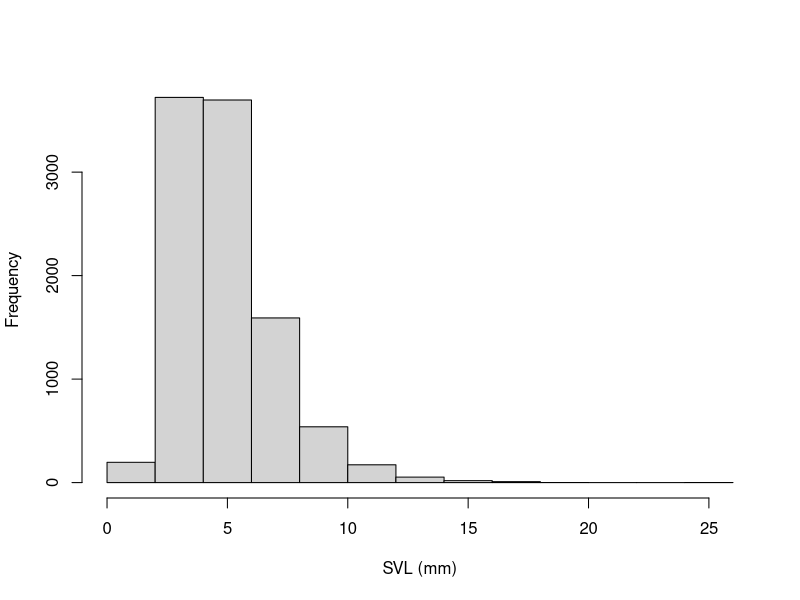
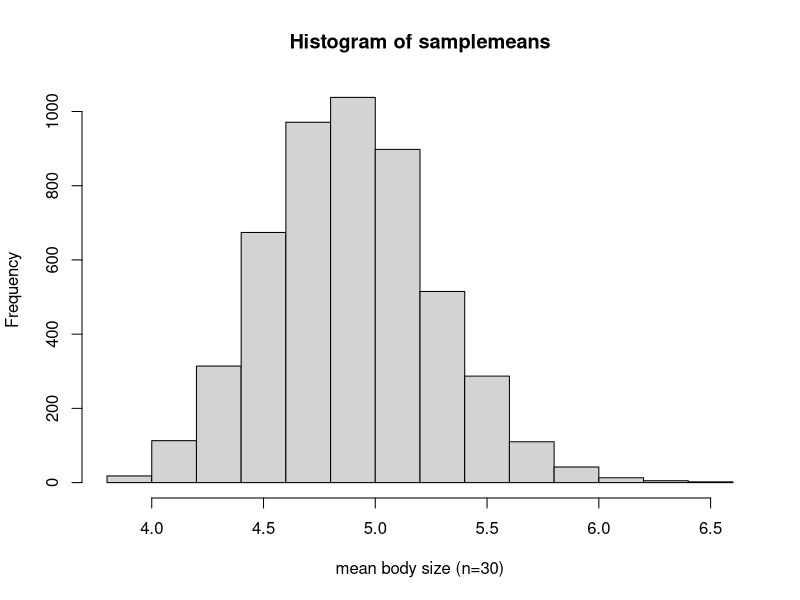
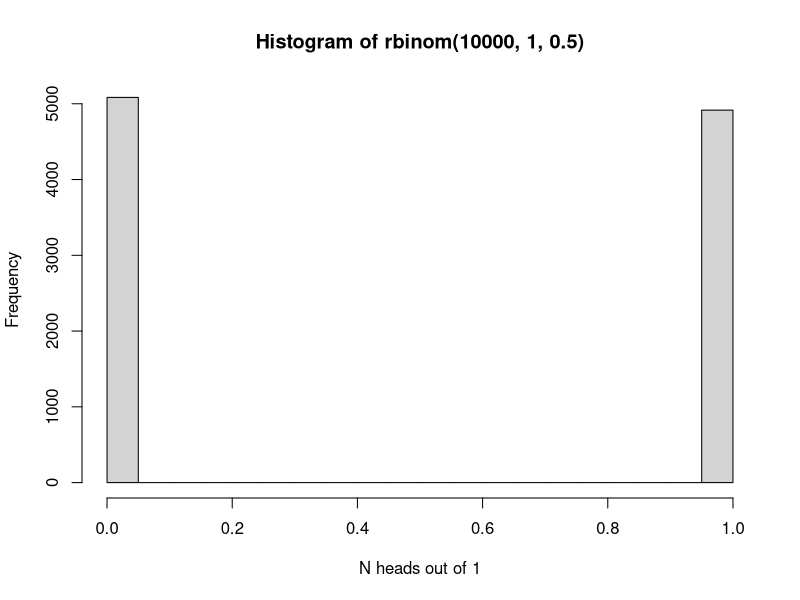
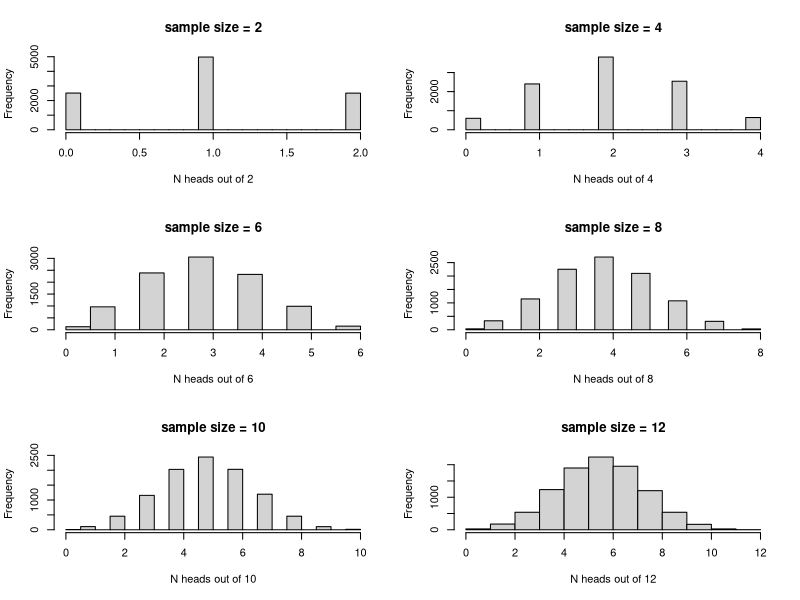
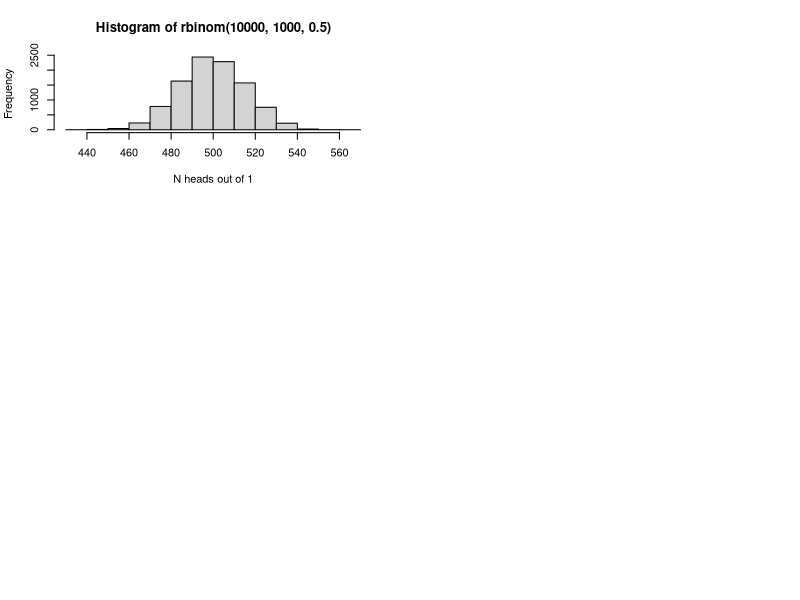
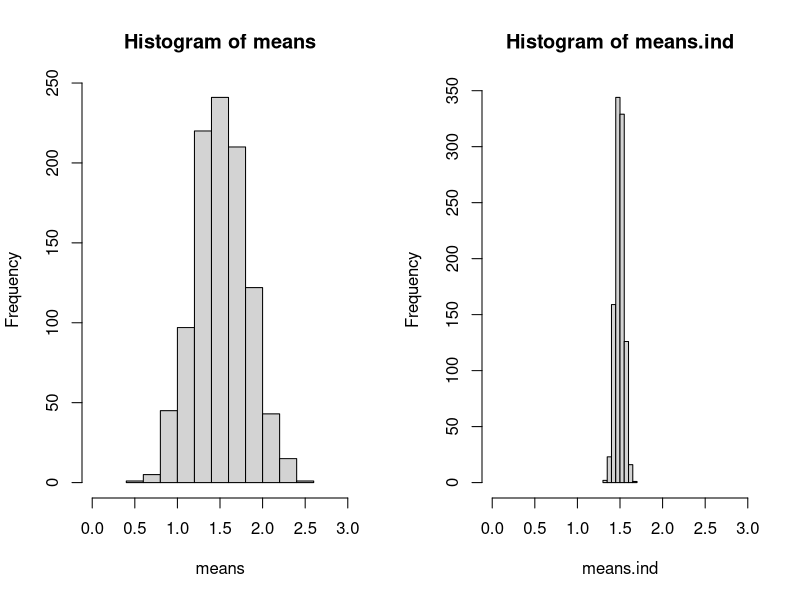
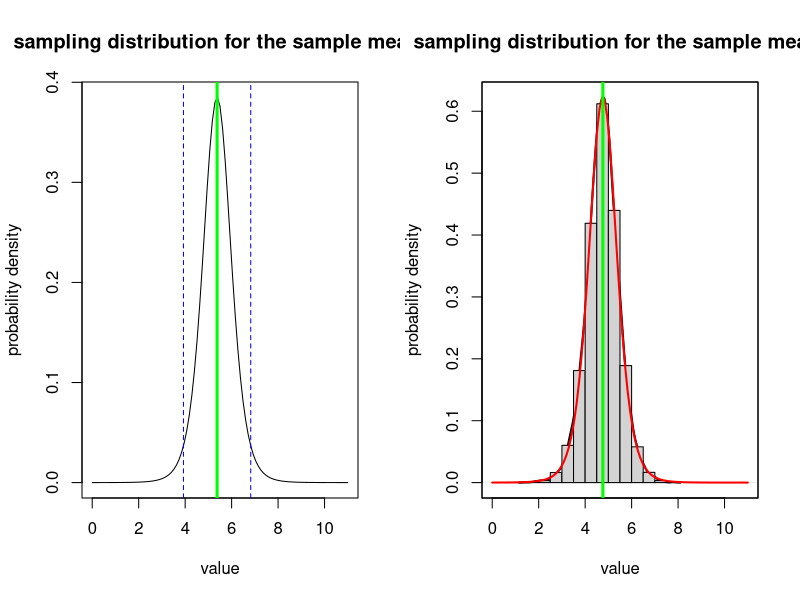
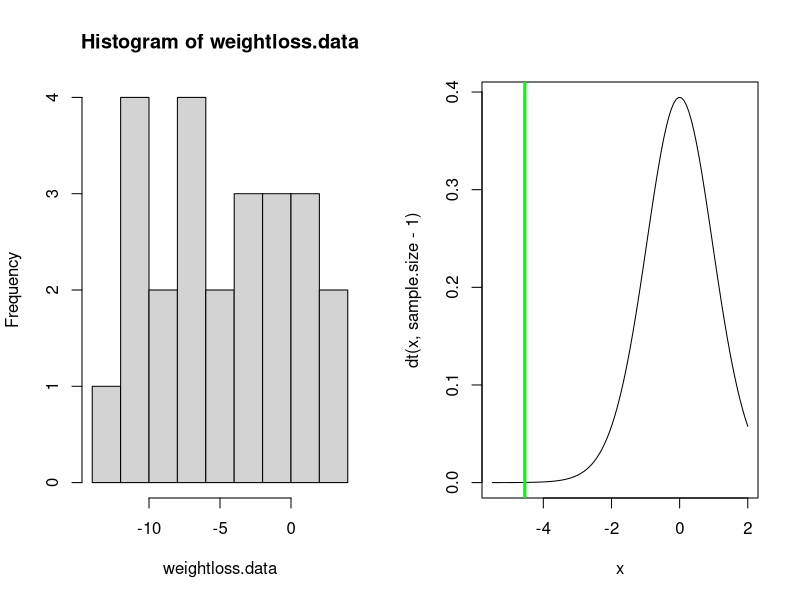

The R script that drew these images, in order:
## ---- chunk 1

knitr::opts_chunk$set(echo = TRUE, cache = TRUE)

## ---- chunk 2

############################################################
####                                                    ####  
####  NRES 710, Lecture 1                               ####
####                                                    ####
####  Kevin Shoemaker and Ben Sullivan                  #### 
####  University of Nevada, Reno                        ####
####                                                    #### 
############################################################


############################################################
####  Basic Concepts of Probability and statistics      ####
############################################################


## ---- chunk 3

#### ALL FROGS IN CA

allfrogs.bodysize <- rlnorm(10000,1.5,0.4)        # statistical 'population'
hist(allfrogs.bodysize,main="",xlab="SVL (mm)")   # plot out histogram

truemean_SVL <- mean(allfrogs.bodysize)           # the 'parameter'
truemean_SVL 

## ---- chunk 4

mysample <- sample(allfrogs.bodysize,10)    # take sample of size 10 (10 frogs measured)
mean(mysample)   # compute the sample mean


## ---- chunk 5

mysample <- sample(allfrogs.bodysize,20)    # take sample of size 20 (20 frogs measured)
mean(mysample)   # compute the sample mean


## ---- chunk 6

lotsofsamples <- list()

for(s in 1:5000){
  lotsofsamples[[paste0("sample",s)]] <- sample(allfrogs.bodysize,30)    # take sample of size 30 (20 frogs measured)
}

lotsofsamples$sample1
lotsofsamples$sample99
lotsofsamples$sample732

## ---- chunk 7

samplemeans <- sapply(lotsofsamples,mean)

hist(samplemeans,xlab="mean body size (n=30)")

## ---- chunk 8

hist(rbinom(10000,1,.5),xlab="N heads out of 1")

## ---- chunk 9
par(mfrow=c(3,2))
for(i in seq(2,12,2)){
   hist(rbinom(10000,i,.5),main=paste0("sample size = ",i),xlab=sprintf("N heads out of %s",i)) 
}

## ---- chunk 10

hist(rbinom(10000,1000,.5),xlab="N heads out of 1")

## ---- chunk 11

# pseudoreplication demonstration

meansize.allfrogs <- 1.5    # population mean 
sdsize.allfrogs <- 0.5     # population sd
sdsize.amongpond <- 0.44   # standard deviation among ponds 

nponds <- 5000   # total number of ponds in the population
nfrogs.perpond <- 1000    # 1000 frogs in each pond


## ---- chunk 12

pondmeans <- rnorm(nponds,meansize.allfrogs,sdsize.amongpond)
 # hist(pondmeans)
allfrogs <- sapply(pondmeans, function(t) rnorm(nfrogs.perpond,t,sqrt(sdsize.allfrogs^2-sdsize.amongpond^2)) )
rownames(allfrogs) <- paste0("frog",1:(nfrogs.perpond))
colnames(allfrogs) <- paste0("pond",1:nponds)

  # confirm that population mean and standard deviation are as specified
sd(allfrogs)
mean(allfrogs)

## ---- chunk 13

nponds.sampled <- 2
nsamp.perpond <- 50 

ponds.sampled <- sample(1:nponds,nponds.sampled)
frogs.sampled <- replicate(nponds.sampled,sample(1:nfrogs.perpond,nsamp.perpond))

thissamp <- sapply(1:nponds.sampled,function(t) allfrogs[frogs.sampled[,t],ponds.sampled[t]])
rownames(thissamp) <- paste0("frog",1:(nsamp.perpond))
colnames(thissamp) <- paste0("pond",1:nponds.sampled)

head(thissamp)

## ---- chunk 14

test <- t.test(as.vector(thissamp),mu=1.5,alternative="greater")
test

## ---- chunk 15

means <- numeric(1000)
means.ind <- numeric(1000)

ttest <- numeric(1000)
ttest.ind <- numeric(1000)

for(scenario in 1:1000){
  ponds.sampled <- sample(1:nponds,nponds.sampled)
  frogs.sampled <- replicate(nponds.sampled,sample(1:nfrogs.perpond,nsamp.perpond))
  
  thissamp <- sapply(1:nponds.sampled,function(t) allfrogs[frogs.sampled[,t],ponds.sampled[t]])
  thissamp.ind <- matrix(sample(allfrogs,nsamp.perpond*nponds.sampled),ncol=nponds.sampled)
  
  means[scenario] <- mean(thissamp)
  means.ind[scenario] <- mean(thissamp.ind)
  
  test <- t.test(as.vector(thissamp),mu=1.5,alternative="greater")
  test.ind <- t.test(as.vector(thissamp.ind),mu=1.5,alternative="greater")
  
  ttest[scenario] <- test$p.value
  ttest.ind[scenario] <- test.ind$p.value
  
}



## ---- chunk 16

layout(matrix(1:2,nrow=1))
hist(means,xlim=c(0,3))
hist(means.ind,xlim=c(0,3))

length(which(ttest<0.05))/1000

length(which(ttest.ind<0.05))/1000

## ---- chunk 17

#######
# Sampling distribution: the sample mean

mysample <- c(4.1,3.5,3.7,6.6,8.0,5.4,7.3,4.4)
mysample
n <- length(mysample)    # sample size
sample.mean <- mean(mysample)  # sample mean
sample.stdev <- sd(mysample)   # sample standard deviation (r uses denominator of n-1 by default!)
std.error <- sample.stdev/sqrt(n) 

std.error 

## ---- chunk 18

sampdist <- function(x){dt((x-sample.mean)/std.error,n-1)}
curve(sampdist,0,11,ylab="probability density",xlab="value",main="sampling distribution for the sample mean!")
abline(v=sample.mean,col="green",lwd=3)
confint <- c(sample.mean+std.error*qt(0.025,n-1),sample.mean+std.error*qt(0.975,n-1))
abline(v=confint,col="blue",lty=2)

## ---- chunk 19

#######
# Sampling distribution: the sample mean #2 (brute force simulation version)

mysample <- c(4.1,1.5,3.7,6.6,8.0,4.5,5.3,4.4)
mysample
n <- length(mysample)    # sample size
sample.mean <- mean(mysample)  # sample mean
sample.stdev <- sd(mysample)   # sample standard deviation (r uses denominator of n-1 by default!)

simulated.samples <- list()
for(s in 1:10000){
  sd1 <- sqrt(sum((sample(mysample,length(mysample)-1,replace = T)-sample.mean)^2)/(length(mysample)-2))  # account for unknown standard deviation
  simulated.samples[[paste0("sample ",s)]] <- rnorm(n,sample.mean,sd1)
}
sampling.distribution <- sapply(simulated.samples,mean)

plot(density(sampling.distribution),xlim=c(0,11),ylab="probability density",xlab="value",main="sampling distribution for the sample mean!",lwd=2)    # plot the brute-force sampling distribution
hist(sampling.distribution,add=T,freq=F)
par(new=T)
curve(sampdist,0,11,xlim=c(0,11),xaxt="n",yaxt="n",xlab="",ylab="",col="red",lwd=2)  # official sampling distribution
abline(v=sample.mean,col="green",lwd=3)



## ---- chunk 20

## Paired t-test example:

weightloss.data <- c(-10.4,-11.6,3.9,1.5,-0.3,-3.5 -10.0,-6.7,-6.1,-2.4,-6.0,2.3,0.1,-4.1,-3.2, -11.3,-3.2,-9.3,-7.5,-5.7,-0.1,0.0,-9.8,1.0,-11.9)
hist(weightloss.data,breaks=7)
mean.weightloss <- mean(weightloss.data)
null.weightloss <- 0
stdev.weightloss <- sd(weightloss.data)
sample.size <- length(weightloss.data)
std.error <- stdev.weightloss/sqrt(sample.size)

t.statistic <- (mean.weightloss-null.weightloss)/std.error
t.statistic

curve(dt(x,sample.size-1),-5.5,2)
abline(v=t.statistic,col="green",lwd=3)

t.crit <- qt(0.05,sample.size-1)    # 'critical value' of the t statistic- you can reject the null if your value is more extreme than this!

p=pt(t.statistic,sample.size-1)    # p value
p    # this is the p value


####### Alternative: use R's built in t test

t.test(weightloss.data,alternative = "less")   # should get the same p=value!

## ---- chunk 21

### confidence interval for weight loss data

# summary(weightloss.data)
# 
# mean.weightloss    # mean weight loss
# std.error          # standard error of weight loss

curve(dt(x,sample.size),-4,4,xaxt="n",xlab="weight loss",ylab="probability density")
axis(1,at=seq(-4,4,2),labels = round(mean.weightloss+std.error*seq(-4,4,2),1) )
abline(v=0,col="blue",lwd=3)

t.crit <- qt(0.975,sample.size-1)    # for 95% confidence interval

abline(v=-1*t.crit,col="red",lty=2)
abline(v=1*t.crit,col="red",lty=2)

lower.bound <- mean.weightloss - t.crit*std.error
upper.bound <- mean.weightloss + t.crit*std.error

lower.bound

upper.bound

## ---- chunk 22

## Chi squared goodness-of-fit example

birthdays.bymonth <- c(40,23,33,39,28,29,45,31,22,34,44,20)
months <- c("Jan","Feb","Mar","Apr","May","Jun","Jul","Aug","Sep","Oct","Nov","Dec")
names(birthdays.bymonth) <- months

sample.size <- sum(birthdays.bymonth)
k = length(birthdays.bymonth)   # number of categories (months)
exp.birthdays.bymonth <- sample.size*rep(1/k,times=k)   # compute the expected number under the null hypothesis.

Chisq.stat <- sum((birthdays.bymonth-exp.birthdays.bymonth)^2/exp.birthdays.bymonth)
Chisq.stat


## View the summary statistic along with its sampling distribution under the null hypothesis

curve(dchisq(x,k-1),0,75)
abline(v=Chisq.stat,col="green",lwd=3)

p <- 1-pchisq(Chisq.stat,k-1)
p


### use R's built in chi squared function

chisq.test(birthdays.bymonth)     # should get the same p value!


## ---- chunk 23

## Z test  (Ben Sullivan example)

df <- read.csv("GSW_height.csv")
GSWheight <- df$Height
GSWheight
mean.gsw <- mean(GSWheight)
sd.gsw <- sd(GSWheight) 
sd.pop <- 4
mean.pop <- 79
n <- length(GSWheight)
s.e. <- sd.pop/sqrt(n)

null.height <- mean.pop   # null: GSW are sampled randomly from the pool of all NBA players. They are not fundamentally different!

z.statistic <- (mean.gsw-null.height)/s.e.
z.statistic

curve(dnorm(x),-3,3)    # we assume that the z statistic is normally distributed- standard normal!
abline(v=z.statistic,col="green",lwd=3)

p <- 1-pnorm(z.statistic)    # is the p value enough evidence to tell you that GSW players are taller than the NBA average??
p       

pnorm(z.statistic)

## ---- chunk 24

#################
# Discrete probability distributions

mean <- 5
rpois(10,mean)    # note: the random numbers sampled from this distribution have no decimal component

             # plot discrete probabilities of getting particular outcomes!
xvals <- seq(0,15,1)
probs <- dpois(xvals,lambda=mean)
names(probs) <- xvals
               
barplot(probs,ylab="Probability Mass",main="Poisson distribution (discrete)")

barplot(cumsum(probs),ylab="Cumulative Probability",main="Poisson distribution (discrete)")   # cumulative distribution

sum(probs)   # just to make sure it sums to 1!  Does it???

## ---- chunk 25

#########
# continuous distributions

shape1 = 0.5
shape2 = 0.5

rbeta(10,shape1,shape2)   # generate 10 random numbers from a continuous distribution

curve(dbeta(x,shape1,shape2),ylab="probability density",xlab="possibilities")   # probability density function (PDF)

curve(pbeta(x,shape1,shape2),ylab="cumulative probability",xlab="possibilities")   # cumulative distribution

integrate(f=dbeta,lower=0,upper=1,shape1=shape1,shape2=shape2)    # just to make sure it integrates to 1!!

## ---- chunk 26

# random number generators

rnorm(10)    # generate 10 random numbers from a standard normal distribution
rnorm(5,25,5)  # generate 5 random numbers from a normal distribution with mean=25 and sd=5
rpois(8,18)  # generate 8 random numbers from a poisson distribution with mean=18

## ---- chunk 27

## probability density function example 

curve(dt(x,8),-4,4,xlab="possibilities",ylab='relative probability (prob density)')

## ---- chunk 28

## probability mass function example 

x <- barplot(sapply(0:10,function(t) dpois(t,2)),xlab="possibilities",ylab='probability')
axis(1,at=x,labels=0:10)

## ---- chunk 29

## cumulative distribution function  

    # for continuous distribution
curve(pt(x,df=8),-4,4,xlab="possibilities",ylab='cumulative probability')

    # for discrete distribution
x <- barplot(sapply(0:10,function(t) ppois(t,2)),xlab="possibilities",ylab='cumulative probability')
axis(1,at=x,labels=0:10)

## ---- chunk 30

## quantile function  

    # for continuous distribution
curve(qt(x,df=8),0,1,xlab="cumulative probability",ylab='quantile')

    # for discrete distribution
curve(qpois(x,4),0,1,xlab="cumulative probability",ylab='quantile')

## ---- chunk 31

##########
# Binomial

size <- 10
prob <- 0.3
rbinom(10,size,prob)

xvals <- seq(0,size,1)
probs <- dbinom(xvals,size,prob)
names(probs) <- xvals
               
barplot(probs,ylab="Probability",main="Binomial distribution")

barplot(cumsum(probs),ylab="Cumulative Probability",main="Binomial distribution")   # cumulative distribution

sum(probs)   # just to make sure it sums to 1!  Does it???

## ---- chunk 32

#########
# Gaussian (normal)

mean = 7.1
stdev = 1.9

rnorm(10,mean,stdev)

curve(dnorm(x,mean,stdev),0,15)   # probability density

curve(pnorm(x,mean,stdev),0,15)   # cumulative distribution

integrate(f=dnorm,lower=-Inf,upper=Inf,mean=mean,sd=stdev)    # just to make sure it integrates to 1!!


## ---- chunk 33

#########
# t distribution

df = 6

rt(10,df)     # random numbers from the t distribution

curve(dt(x,df),-4,4)   # probability density

curve(pt(x,df),-4,4)   # cumulative distribution

integrate(f=dt,lower=-Inf,upper=Inf,df=df)    # just to make sure it integrates to 1!!


## ---- chunk 34

#########
# Chi-squared distribution

df = 6

rchisq(10,df)     # random numbers from the chi squared distribution

curve(dchisq(x,df),0,15)   # probability density

curve(pchisq(x,df),0,15)   # cumulative distribution

integrate(f=dchisq,lower=0,upper=Inf,df=df)    # just to make sure it integrates to 1!!


